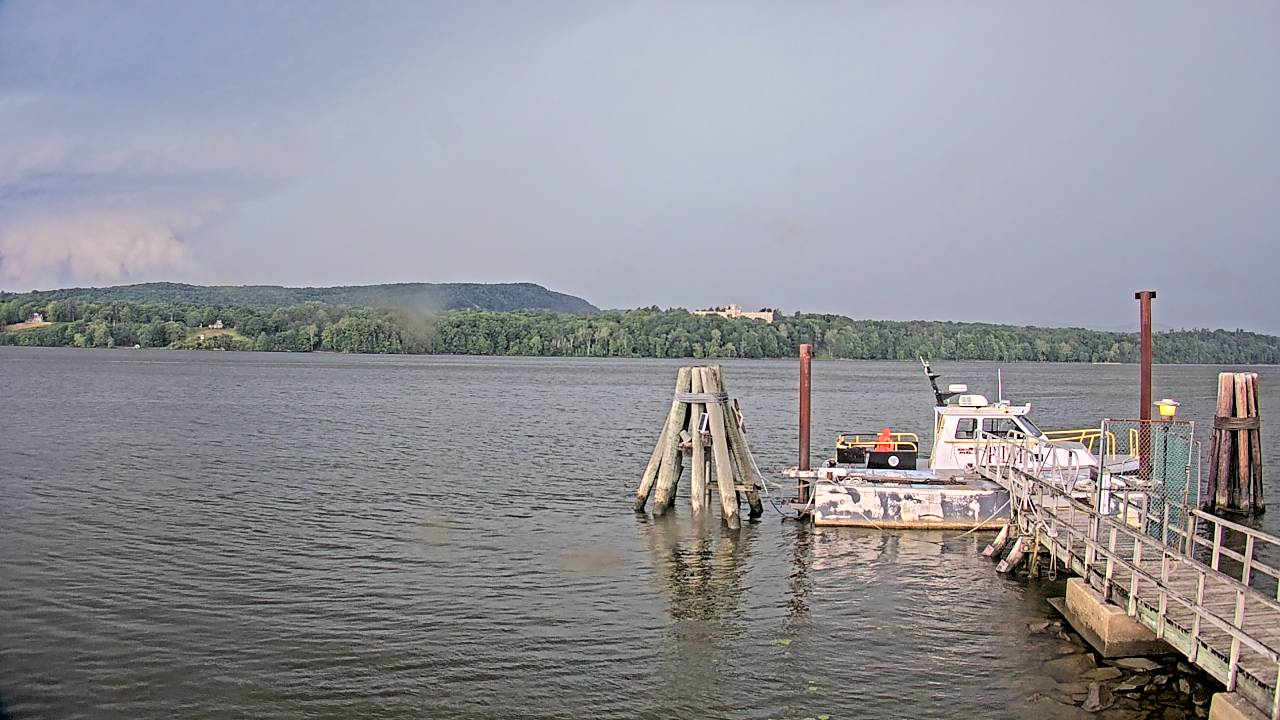
#> input picture fog_visibility/hrnerr_norriepoint-2026-07-04-231129Z.jpg, 1280 x 720 px
$ python fog_visibility.py hrnerr_norriepoint-2026-07-04-231129Z.jpg   (older library calls are emulated)
#> lines starting #> are read from the running program, lines starting #| are printed output that depends on the picture
import cv2
import numpy as np
import os
import time
import argparse

# Configurations via environment variables for flexibility
THRESHOLD = float(os.getenv("FOG_THRESHOLD", "15.0"))

def analyze_fog(image_path):
    # Load image in grayscale
    img = cv2.imread(image_path, cv2.IMREAD_GRAYSCALE)
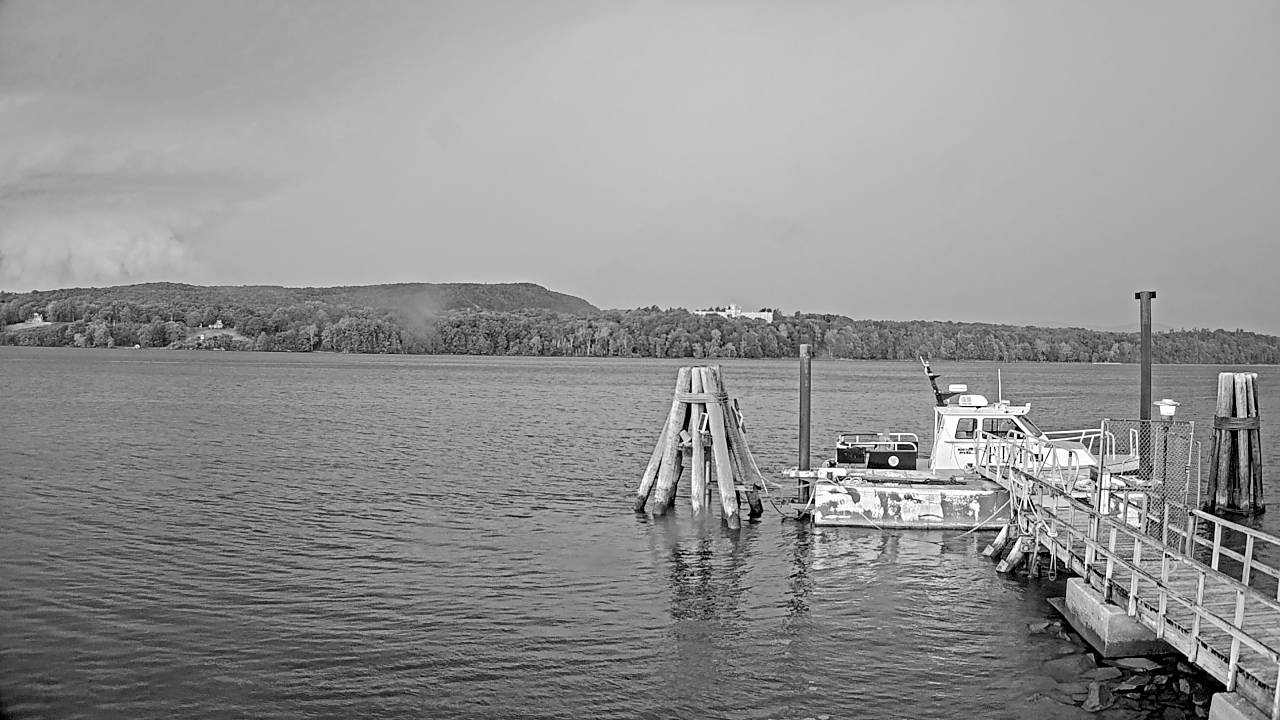
#> img: shape (720, 1280); min 0, max 255, mean 145.6
    if img is None:
        print(f"Error: Unable to load image {image_path}")
        return None

    # Focus on the top half of the image where atmospheric fog is most visible
    h, w = img.shape
#> h = 720; w = 1280
    roi = img[0:int(h/2), 0:w]
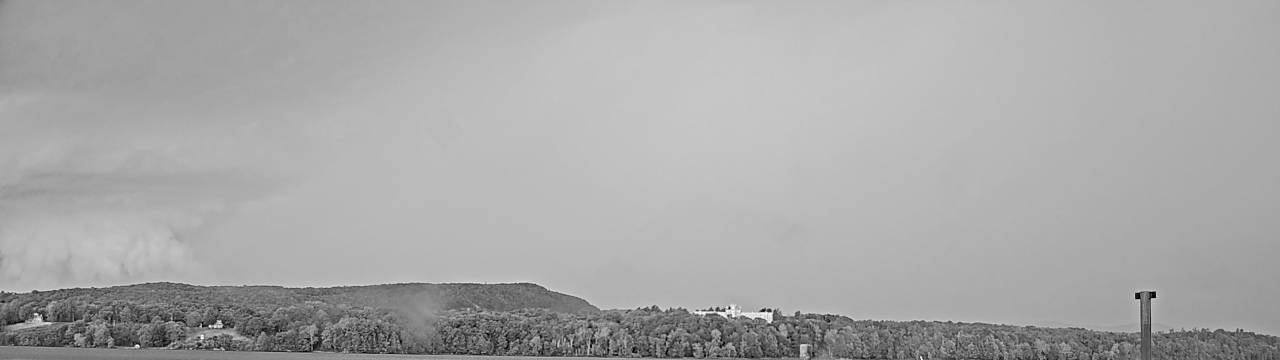
#> roi: shape (360, 1280); min 0, max 255, mean 168.4

    # Calculate gradients along X and Y using Sobel filters
    sobelx = cv2.Sobel(roi, cv2.CV_64F, 1, 0, ksize=3)
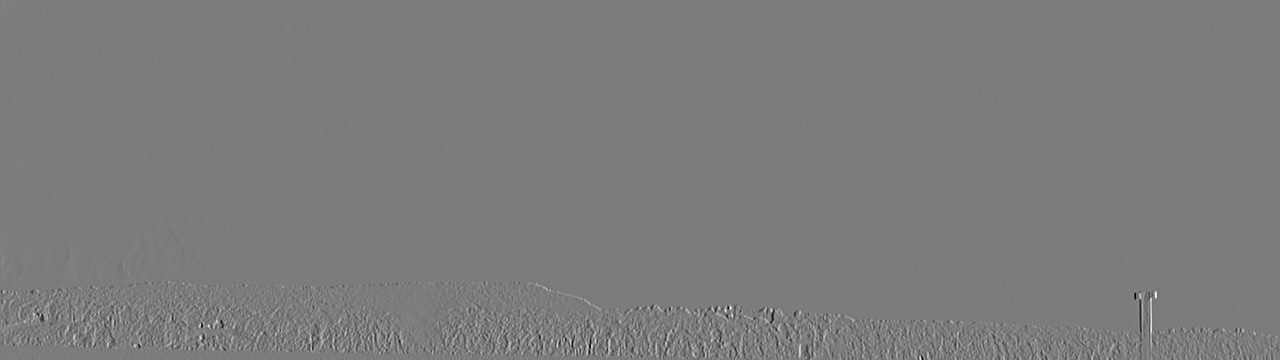
#> sobelx: shape (360, 1280) float64; min -725, max 761, mean 0.1; drawn with min black and max white
    sobely = cv2.Sobel(roi, cv2.CV_64F, 0, 1, ksize=3)
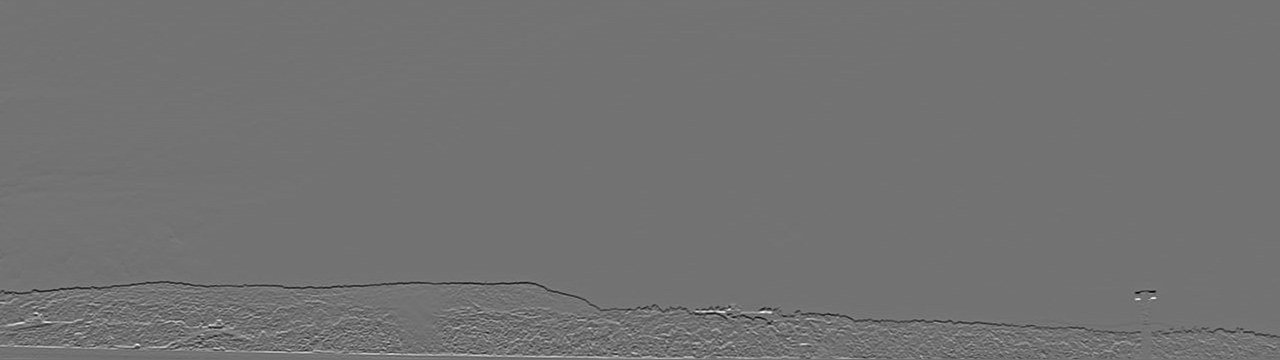
#> sobely: shape (360, 1280) float64; min -742, max 905, mean -1.2; drawn with min black and max white

    # Compute magnitude of gradients
    magnitude = np.sqrt(sobelx**2 + sobely**2)
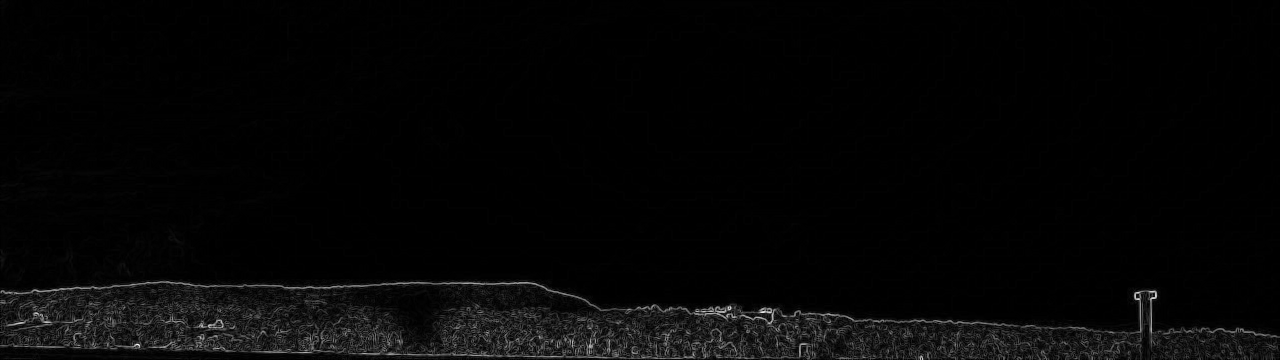
#> magnitude: shape (360, 1280) float64; min 0, max 906.3, mean 21.3; drawn with min black and max white

    # Average edge density score
    edge_score = np.mean(magnitude)
#> edge_score = 21.32

    # Determine visibility status
    status = "FOG DETECTED" if edge_score < THRESHOLD else "CLEAR VISIBILITY"
#> status = 'CLEAR VISIBILITY'
    print(f"[{time.strftime('%Y-%m-%d %H:%M:%S')}] Image: {image_path} | Edge Score: {edge_score:.2f} | Status: {status}")
#| [2026-12-05 05:00:36] Image: hrnerr_norriepoint-2026-07-04-231129Z.jpg | Edge Score: 21.32 | Status: CLEAR VISIBILITY
    return status

if __name__ == "__main__":
    # Setup argument parsing for a single image pass
    parser = argparse.ArgumentParser(description="Analyze an image for fog using edge density.")
    parser.add_argument("image_path", help="Path to the image file to analyze")
    args = parser.parse_args()

    # Validate file existence before attempting to process
    if not os.path.exists(args.image_path):
        print(f"Error: The file '{args.image_path}' does not exist.")
    else:
        analyze_fog(args.image_path)

$ run again, on fog_visibility/hrnerr_norriepoint-2026-07-04-234135Z.jpg
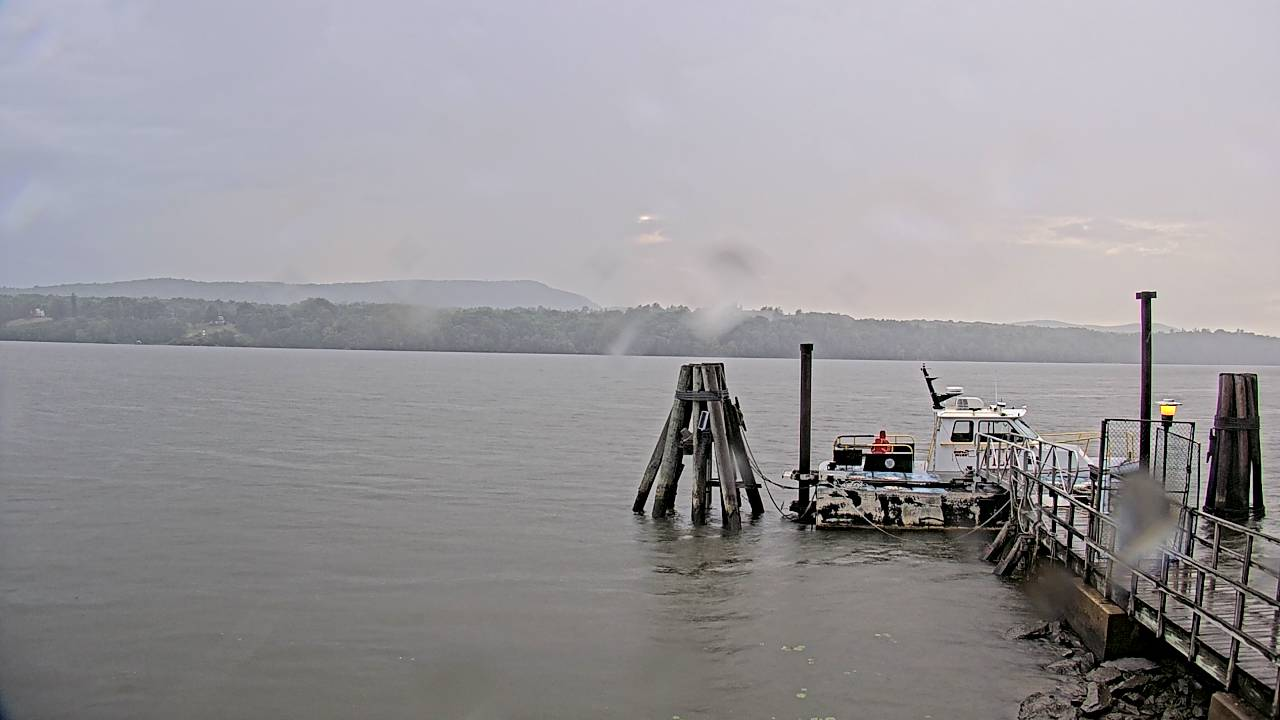
#> input picture fog_visibility/hrnerr_norriepoint-2026-07-04-234135Z.jpg, 1280 x 720 px
#> in analyze_fog, `sobely = cv2.Sobel(roi, cv2.CV_64F, 0, 1, ksize=3)`:
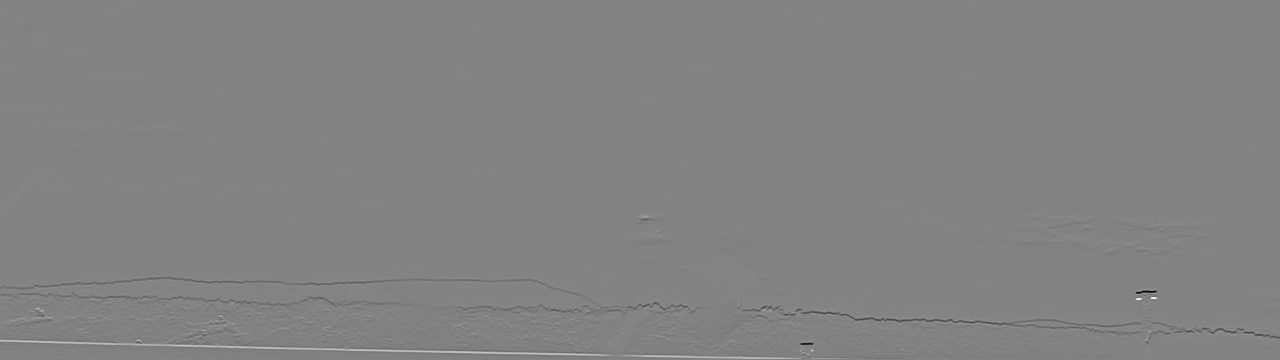
#> sobely: shape (360, 1280) float64; min -853, max 812, mean -0.9; drawn with min black and max white
#> in analyze_fog, `magnitude = np.sqrt(sobelx**2 + sobely**2)`:
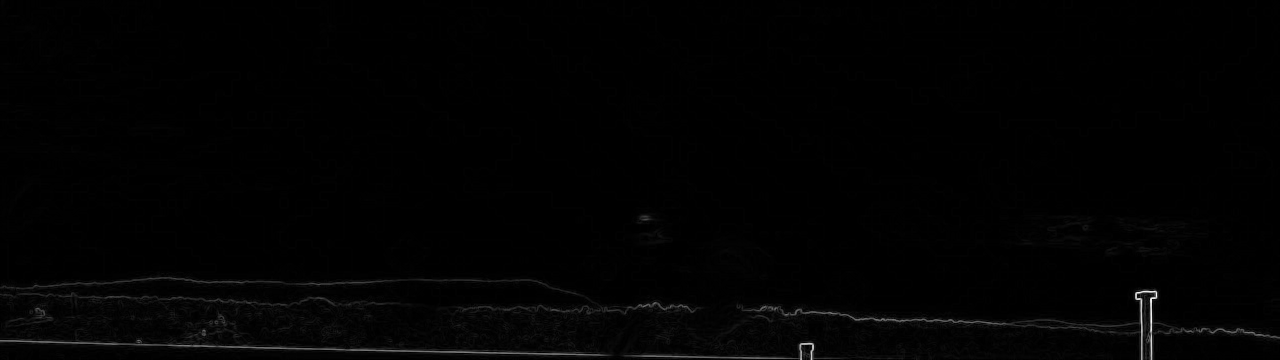
#> magnitude: shape (360, 1280) float64; min 0, max 887, mean 8; drawn with min black and max white
#> edge_score = 7.99
#> status = 'FOG DETECTED'
#| [2026-12-05 05:00:36] Image: hrnerr_norriepoint-2026-07-04-234135Z.jpg | Edge Score: 7.99 | Status: FOG DETECTED

$ run again, on fog_visibility/hrnerr_norriepoint-2026-07-04-235639Z.jpg
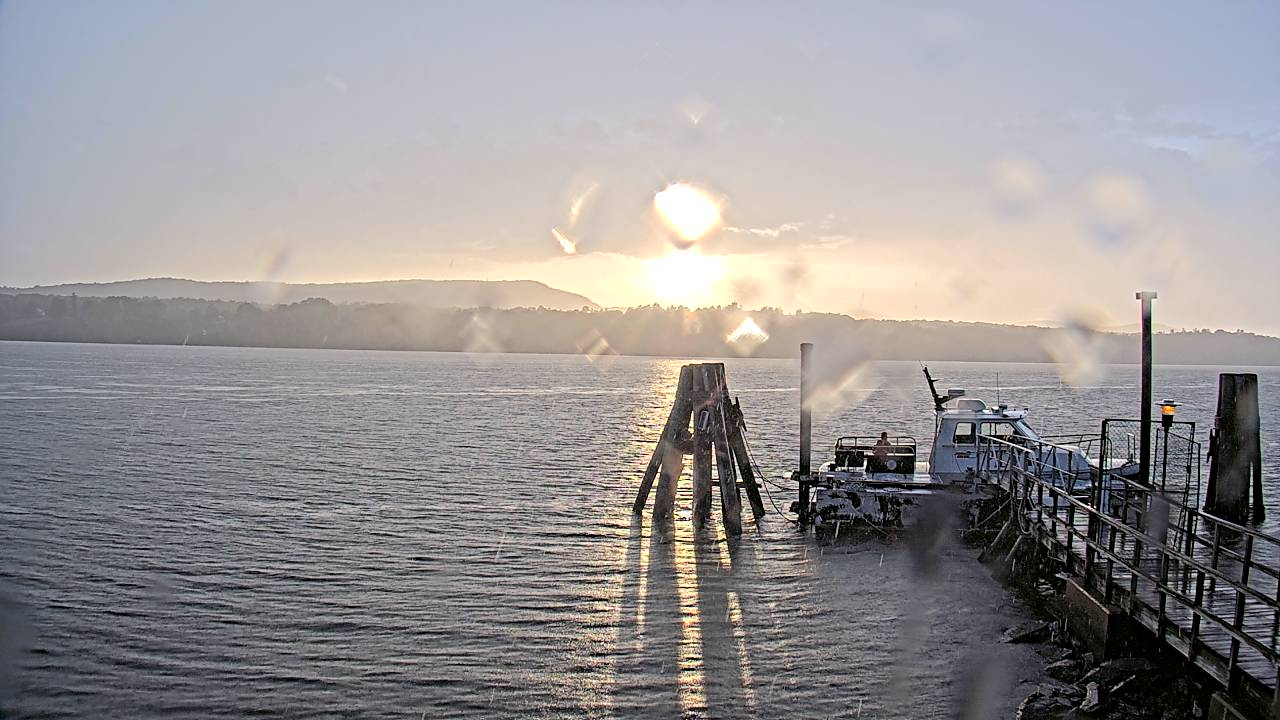
#> input picture fog_visibility/hrnerr_norriepoint-2026-07-04-235639Z.jpg, 1280 x 720 px
#> in analyze_fog, `sobely = cv2.Sobel(roi, cv2.CV_64F, 0, 1, ksize=3)`:
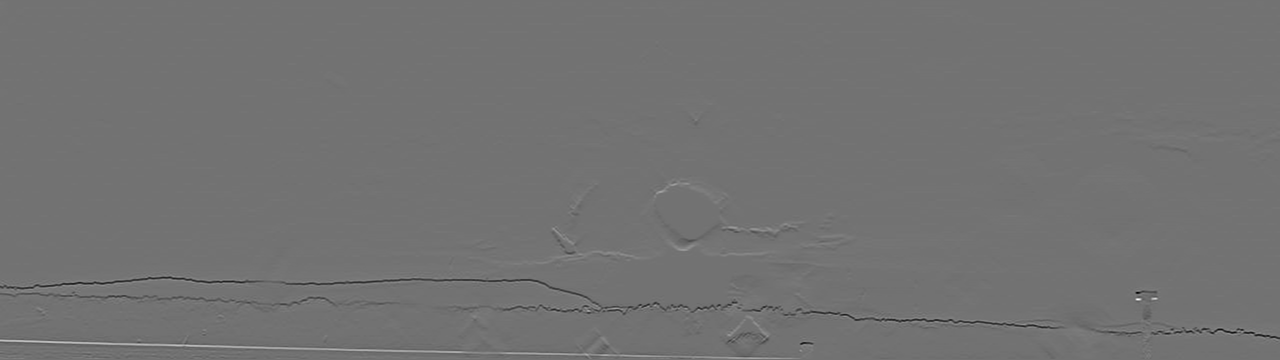
#> sobely: shape (360, 1280) float64; min -583, max 712, mean -0.4; drawn with min black and max white
#> in analyze_fog, `magnitude = np.sqrt(sobelx**2 + sobely**2)`:
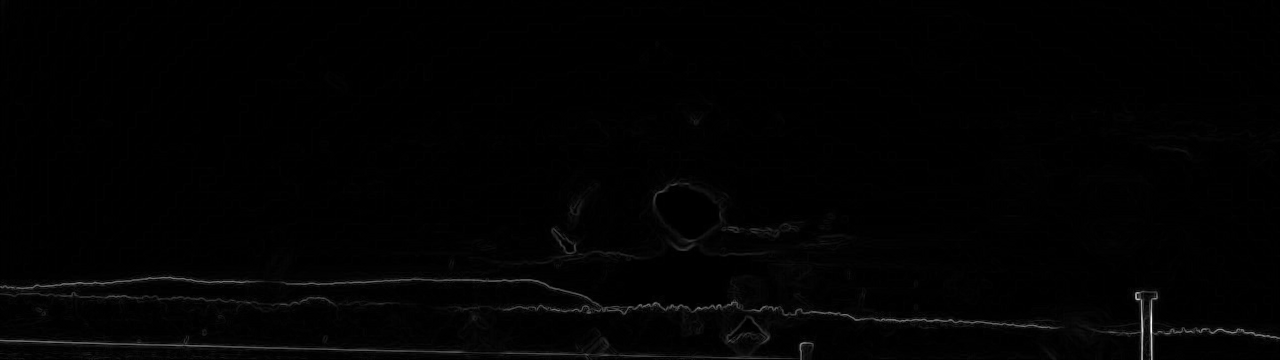
#> magnitude: shape (360, 1280) float64; min 0, max 931, mean 8.9; drawn with min black and max white
#> edge_score = 8.93
#> status = 'FOG DETECTED'
#| [2026-12-05 05:00:37] Image: hrnerr_norriepoint-2026-07-04-235639Z.jpg | Edge Score: 8.93 | Status: FOG DETECTED
